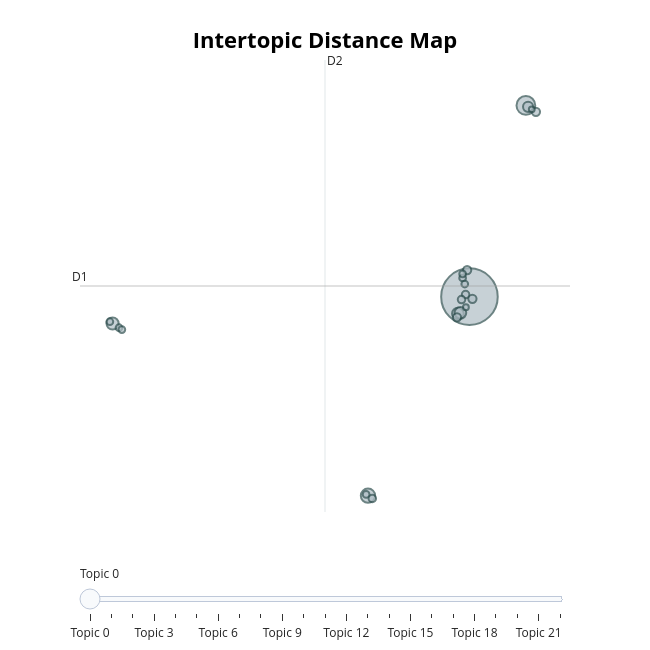

Notebook cell for this chart:
### Code cell
q1_topic_model.visualize_topics()

### Figure 1 — Plotly figure (JSON) as saved in the notebook; plotly's stock layout.template omitted (floating-point values rounded to 4 significant figures)
{"data": [{"customdata": [[0, "scientific | public | general | general public | investigation", 281], [1, "consumer | researcher | results | scientific | consumers", 31], [2, "happens | science happens | science | think science | question", 18], [3, "science | step | science looks | like | coming", 13], [4, "steps | question | hypothesis | important step | like", 12], [5, "think | think look | process | trial | look", 12], [6, "consumer | experiment | researcher | results | make", 9], [7, "learning | feel like | cool understand | doing statistical | compare general", 6], [8, "close | consumers | lot thought | think | think consumers", 6], [9, "experiment | ll | research | necessary | question", 6], [10, "think | experiment think | conduct study | point | going", 6], [11, "class | differs | data | consumer | differs consumer", 5], [12, "science | think science | curiosity think | people question | curiosity", 5], [13, "veracity | say | conclusion | hypothesis experiments | hypothesis", 5], [14, "theory | disprove theory | think | science | disprove", 4], [15, "outcome | statistics | used | expected | naturally occurring", 4], [16, "group | trail | data public | studied | carry", 4], [17, "different scientific | believe | public | general public | different", 4], [18, "people | trying | happen | lifestyle | scientist", 4], [19, "experiment study | answered | conduct experiment | researchers | questions", 4], [20, "statistics | statistics great | learn | odds | great", 4], [21, "common | views | process | research | researchers", 3], [22, "day | process looks | findings | looks | researcher", 3]], "hovertemplate": "<b>Topic %{customdata[0]}</b><br>%{customdata[1]}<br>Size: %{customdata[2]}", "legendgroup": "", "marker": {"color": "#B0BEC5", "line": {"color": "DarkSlateGrey", "width": 2}, "size": [281, 31, 18, 13, 12, 12, 9, 6, 6, 6, 6, 5, 5, 5, 4, 4, 4, 4, 4, 4, 4, 3, 3], "sizemode": "area", "sizeref": 0.1756, "symbol": "circle"}, "mode": "markers", "name": "", "orientation": "v", "showlegend": false, "type": "scatter", "x": [9.194, 12.42, 3.39, -11.22, 8.533, 8.677, 12.55, 9.363, 13.0, 9.062, 8.48, 8.973, 3.638, 8.741, 3.285, -10.85, 8.803, 8.927, -11.37, 8.804, -10.69, 8.991, 12.76], "xaxis": "x", "y": [9.741, 26.39, -7.592, 7.398, 8.261, 8.326, 26.27, 9.549, 25.83, 12.06, 7.938, 9.92, -7.84, 9.487, -7.486, 7.033, 11.36, 10.84, 7.556, 11.72, 6.869, 8.818, 26.05], "yaxis": "y"}], "layout": {"annotations": [{"showarrow": false, "text": "D1", "x": -13.08, "y": 10.67, "yshift": 10}, {"showarrow": false, "text": "D2", "x": 0.9322, "xshift": 10, "y": 30.35}], "height": 650, "hoverlabel": {"bgcolor": "white", "font": {"family": "Rockwell", "size": 16}}, "legend": {"itemsizing": "constant", "tracegroupgap": 0}, "margin": {"t": 60}, "shapes": [{"line": {"color": "#CFD8DC", "width": 2}, "type": "line", "x0": 0.9322, "x1": 0.9322, "y0": -9.016, "y1": 30.35}, {"line": {"color": "#9E9E9E", "width": 2}, "type": "line", "x0": -13.08, "x1": 14.94, "y0": 10.67, "y1": 10.67}], "sliders": [{"active": 0, "pad": {"t": 50}, "steps": [{"args": [{"marker.color": [["red", "#B0BEC5", "#B0BEC5", "#B0BEC5", "#B0BEC5", "#B0BEC5", "#B0BEC5", "#B0BEC5", "#B0BEC5", "#B0BEC5", "#B0BEC5", "#B0BEC5", "#B0BEC5", "#B0BEC5", "#B0BEC5", "#B0BEC5", "#B0BEC5", "#B0BEC5", "#B0BEC5", "#B0BEC5", "#B0BEC5", "#B0BEC5", "#B0BEC5"]]}], "label": "Topic 0", "method": "update"}, {"args": [{"marker.color": [["#B0BEC5", "red", "#B0BEC5", "#B0BEC5", "#B0BEC5", "#B0BEC5", "#B0BEC5", "#B0BEC5", "#B0BEC5", "#B0BEC5", "#B0BEC5", "#B0BEC5", "#B0BEC5", "#B0BEC5", "#B0BEC5", "#B0BEC5", "#B0BEC5", "#B0BEC5", "#B0BEC5", "#B0BEC5", "#B0BEC5", "#B0BEC5", "#B0BEC5"]]}], "label": "Topic 1", "method": "update"}, {"args": [{"marker.color": [["#B0BEC5", "#B0BEC5", "red", "#B0BEC5", "#B0BEC5", "#B0BEC5", "#B0BEC5", "#B0BEC5", "#B0BEC5", "#B0BEC5", "#B0BEC5", "#B0BEC5", "#B0BEC5", "#B0BEC5", "#B0BEC5", "#B0BEC5", "#B0BEC5", "#B0BEC5", "#B0BEC5", "#B0BEC5", "#B0BEC5", "#B0BEC5", "#B0BEC5"]]}], "label": "Topic 2", "method": "update"}, {"args": [{"marker.color": [["#B0BEC5", "#B0BEC5", "#B0BEC5", "red", "#B0BEC5", "#B0BEC5", "#B0BEC5", "#B0BEC5", "#B0BEC5", "#B0BEC5", "#B0BEC5", "#B0BEC5", "#B0BEC5", "#B0BEC5", "#B0BEC5", "#B0BEC5", "#B0BEC5", "#B0BEC5", "#B0BEC5", "#B0BEC5", "#B0BEC5", "#B0BEC5", "#B0BEC5"]]}], "label": "Topic 3", "method": "update"}, {"args": [{"marker.color": [["#B0BEC5", "#B0BEC5", "#B0BEC5", "#B0BEC5", "red", "#B0BEC5", "#B0BEC5", "#B0BEC5", "#B0BEC5", "#B0BEC5", "#B0BEC5", "#B0BEC5", "#B0BEC5", "#B0BEC5", "#B0BEC5", "#B0BEC5", "#B0BEC5", "#B0BEC5", "#B0BEC5", "#B0BEC5", "#B0BEC5", "#B0BEC5", "#B0BEC5"]]}], "label": "Topic 4", "method": "update"}, {"args": [{"marker.color": [["#B0BEC5", "#B0BEC5", "#B0BEC5", "#B0BEC5", "#B0BEC5", "red", "#B0BEC5", "#B0BEC5", "#B0BEC5", "#B0BEC5", "#B0BEC5", "#B0BEC5", "#B0BEC5", "#B0BEC5", "#B0BEC5", "#B0BEC5", "#B0BEC5", "#B0BEC5", "#B0BEC5", "#B0BEC5", "#B0BEC5", "#B0BEC5", "#B0BEC5"]]}], "label": "Topic 5", "method": "update"}, {"args": [{"marker.color": [["#B0BEC5", "#B0BEC5", "#B0BEC5", "#B0BEC5", "#B0BEC5", "#B0BEC5", "red", "#B0BEC5", "#B0BEC5", "#B0BEC5", "#B0BEC5", "#B0BEC5", "#B0BEC5", "#B0BEC5", "#B0BEC5", "#B0BEC5", "#B0BEC5", "#B0BEC5", "#B0BEC5", "#B0BEC5", "#B0BEC5", "#B0BEC5", "#B0BEC5"]]}], "label": "Topic 6", "method": "update"}, {"args": [{"marker.color": [["#B0BEC5", "#B0BEC5", "#B0BEC5", "#B0BEC5", "#B0BEC5", "#B0BEC5", "#B0BEC5", "red", "#B0BEC5", "#B0BEC5", "#B0BEC5", "#B0BEC5", "#B0BEC5", "#B0BEC5", "#B0BEC5", "#B0BEC5", "#B0BEC5", "#B0BEC5", "#B0BEC5", "#B0BEC5", "#B0BEC5", "#B0BEC5", "#B0BEC5"]]}], "label": "Topic 7", "method": "update"}, {"args": [{"marker.color": [["#B0BEC5", "#B0BEC5", "#B0BEC5", "#B0BEC5", "#B0BEC5", "#B0BEC5", "#B0BEC5", "#B0BEC5", "red", "#B0BEC5", "#B0BEC5", "#B0BEC5", "#B0BEC5", "#B0BEC5", "#B0BEC5", "#B0BEC5", "#B0BEC5", "#B0BEC5", "#B0BEC5", "#B0BEC5", "#B0BEC5", "#B0BEC5", "#B0BEC5"]]}], "label": "Topic 8", "method": "update"}, {"args": [{"marker.color": [["#B0BEC5", "#B0BEC5", "#B0BEC5", "#B0BEC5", "#B0BEC5", "#B0BEC5", "#B0BEC5", "#B0BEC5", "#B0BEC5", "red", "#B0BEC5", "#B0BEC5", "#B0BEC5", "#B0BEC5", "#B0BEC5", "#B0BEC5", "#B0BEC5", "#B0BEC5", "#B0BEC5", "#B0BEC5", "#B0BEC5", "#B0BEC5", "#B0BEC5"]]}], "label": "Topic 9", "method": "update"}, {"args": [{"marker.color": [["#B0BEC5", "#B0BEC5", "#B0BEC5", "#B0BEC5", "#B0BEC5", "#B0BEC5", "#B0BEC5", "#B0BEC5", "#B0BEC5", "#B0BEC5", "red", "#B0BEC5", "#B0BEC5", "#B0BEC5", "#B0BEC5", "#B0BEC5", "#B0BEC5", "#B0BEC5", "#B0BEC5", "#B0BEC5", "#B0BEC5", "#B0BEC5", "#B0BEC5"]]}], "label": "Topic 10", "method": "update"}, {"args": [{"marker.color": [["#B0BEC5", "#B0BEC5", "#B0BEC5", "#B0BEC5", "#B0BEC5", "#B0BEC5", "#B0BEC5", "#B0BEC5", "#B0BEC5", "#B0BEC5", "#B0BEC5", "red", "#B0BEC5", "#B0BEC5", "#B0BEC5", "#B0BEC5", "#B0BEC5", "#B0BEC5", "#B0BEC5", "#B0BEC5", "#B0BEC5", "#B0BEC5", "#B0BEC5"]]}], "label": "Topic 11", "method": "update"}, {"args": [{"marker.color": [["#B0BEC5", "#B0BEC5", "#B0BEC5", "#B0BEC5", "#B0BEC5", "#B0BEC5", "#B0BEC5", "#B0BEC5", "#B0BEC5", "#B0BEC5", "#B0BEC5", "#B0BEC5", "red", "#B0BEC5", "#B0BEC5", "#B0BEC5", "#B0BEC5", "#B0BEC5", "#B0BEC5", "#B0BEC5", "#B0BEC5", "#B0BEC5", "#B0BEC5"]]}], "label": "Topic 12", "method": "update"}, {"args": [{"marker.color": [["#B0BEC5", "#B0BEC5", "#B0BEC5", "#B0BEC5", "#B0BEC5", "#B0BEC5", "#B0BEC5", "#B0BEC5", "#B0BEC5", "#B0BEC5", "#B0BEC5", "#B0BEC5", "#B0BEC5", "red", "#B0BEC5", "#B0BEC5", "#B0BEC5", "#B0BEC5", "#B0BEC5", "#B0BEC5", "#B0BEC5", "#B0BEC5", "#B0BEC5"]]}], "label": "Topic 13", "method": "update"}, {"args": [{"marker.color": [["#B0BEC5", "#B0BEC5", "#B0BEC5", "#B0BEC5", "#B0BEC5", "#B0BEC5", "#B0BEC5", "#B0BEC5", "#B0BEC5", "#B0BEC5", "#B0BEC5", "#B0BEC5", "#B0BEC5", "#B0BEC5", "red", "#B0BEC5", "#B0BEC5", "#B0BEC5", "#B0BEC5", "#B0BEC5", "#B0BEC5", "#B0BEC5", "#B0BEC5"]]}], "label": "Topic 14", "method": "update"}, {"args": [{"marker.color": [["#B0BEC5", "#B0BEC5", "#B0BEC5", "#B0BEC5", "#B0BEC5", "#B0BEC5", "#B0BEC5", "#B0BEC5", "#B0BEC5", "#B0BEC5", "#B0BEC5", "#B0BEC5", "#B0BEC5", "#B0BEC5", "#B0BEC5", "red", "#B0BEC5", "#B0BEC5", "#B0BEC5", "#B0BEC5", "#B0BEC5", "#B0BEC5", "#B0BEC5"]]}], "label": "Topic 15", "method": "update"}, {"args": [{"marker.color": [["#B0BEC5", "#B0BEC5", "#B0BEC5", "#B0BEC5", "#B0BEC5", "#B0BEC5", "#B0BEC5", "#B0BEC5", "#B0BEC5", "#B0BEC5", "#B0BEC5", "#B0BEC5", "#B0BEC5", "#B0BEC5", "#B0BEC5", "#B0BEC5", "red", "#B0BEC5", "#B0BEC5", "#B0BEC5", "#B0BEC5", "#B0BEC5", "#B0BEC5"]]}], "label": "Topic 16", "method": "update"}, {"args": [{"marker.color": [["#B0BEC5", "#B0BEC5", "#B0BEC5", "#B0BEC5", "#B0BEC5", "#B0BEC5", "#B0BEC5", "#B0BEC5", "#B0BEC5", "#B0BEC5", "#B0BEC5", "#B0BEC5", "#B0BEC5", "#B0BEC5", "#B0BEC5", "#B0BEC5", "#B0BEC5", "red", "#B0BEC5", "#B0BEC5", "#B0BEC5", "#B0BEC5", "#B0BEC5"]]}], "label": "Topic 17", "method": "update"}, {"args": [{"marker.color": [["#B0BEC5", "#B0BEC5", "#B0BEC5", "#B0BEC5", "#B0BEC5", "#B0BEC5", "#B0BEC5", "#B0BEC5", "#B0BEC5", "#B0BEC5", "#B0BEC5", "#B0BEC5", "#B0BEC5", "#B0BEC5", "#B0BEC5", "#B0BEC5", "#B0BEC5", "#B0BEC5", "red", "#B0BEC5", "#B0BEC5", "#B0BEC5", "#B0BEC5"]]}], "label": "Topic 18", "method": "update"}, {"args": [{"marker.color": [["#B0BEC5", "#B0BEC5", "#B0BEC5", "#B0BEC5", "#B0BEC5", "#B0BEC5", "#B0BEC5", "#B0BEC5", "#B0BEC5", "#B0BEC5", "#B0BEC5", "#B0BEC5", "#B0BEC5", "#B0BEC5", "#B0BEC5", "#B0BEC5", "#B0BEC5", "#B0BEC5", "#B0BEC5", "red", "#B0BEC5", "#B0BEC5", "#B0BEC5"]]}], "label": "Topic 19", "method": "update"}, {"args": [{"marker.color": [["#B0BEC5", "#B0BEC5", "#B0BEC5", "#B0BEC5", "#B0BEC5", "#B0BEC5", "#B0BEC5", "#B0BEC5", "#B0BEC5", "#B0BEC5", "#B0BEC5", "#B0BEC5", "#B0BEC5", "#B0BEC5", "#B0BEC5", "#B0BEC5", "#B0BEC5", "#B0BEC5", "#B0BEC5", "#B0BEC5", "red", "#B0BEC5", "#B0BEC5"]]}], "label": "Topic 20", "method": "update"}, {"args": [{"marker.color": [["#B0BEC5", "#B0BEC5", "#B0BEC5", "#B0BEC5", "#B0BEC5", "#B0BEC5", "#B0BEC5", "#B0BEC5", "#B0BEC5", "#B0BEC5", "#B0BEC5", "#B0BEC5", "#B0BEC5", "#B0BEC5", "#B0BEC5", "#B0BEC5", "#B0BEC5", "#B0BEC5", "#B0BEC5", "#B0BEC5", "#B0BEC5", "red", "#B0BEC5"]]}], "label": "Topic 21", "method": "update"}, {"args": [{"marker.color": [["#B0BEC5", "#B0BEC5", "#B0BEC5", "#B0BEC5", "#B0BEC5", "#B0BEC5", "#B0BEC5", "#B0BEC5", "#B0BEC5", "#B0BEC5", "#B0BEC5", "#B0BEC5", "#B0BEC5", "#B0BEC5", "#B0BEC5", "#B0BEC5", "#B0BEC5", "#B0BEC5", "#B0BEC5", "#B0BEC5", "#B0BEC5", "#B0BEC5", "red"]]}], "label": "Topic 22", "method": "update"}]}], "title": {"font": {"color": "Black", "size": 22}, "text": "<b>Intertopic Distance Map</b>", "x": 0.5, "xanchor": "center", "y": 0.95, "yanchor": "top"}, "width": 650, "xaxis": {"anchor": "y", "domain": [0, 1], "range": [-13.08, 14.94], "title": {"text": ""}, "visible": false}, "yaxis": {"anchor": "x", "domain": [0, 1], "range": [-9.016, 30.35], "title": {"text": ""}, "visible": false}}}
